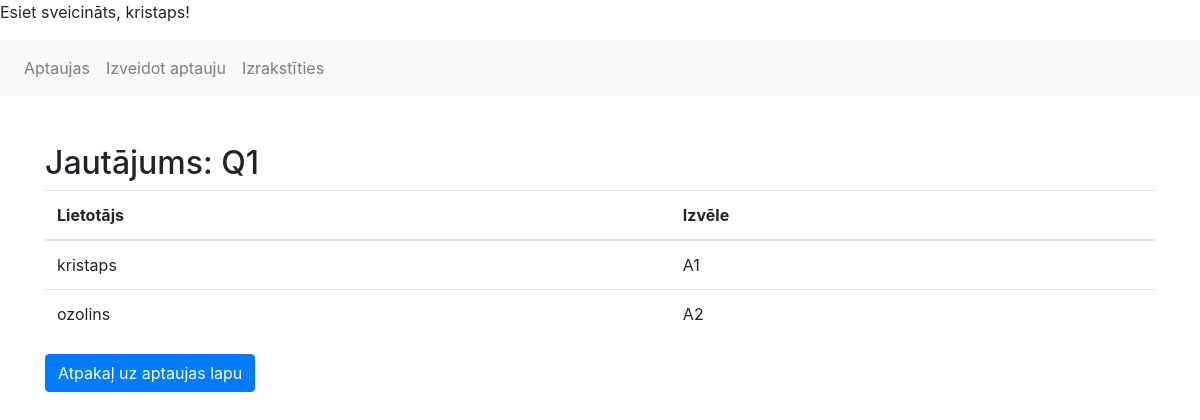
/question/26/responses/ (signed in), run on the app's committed database.
### voteapp/models.py (models this page shows)
class Question(models.Model):
    question_text = models.CharField(max_length=200)
    created_at = models.DateTimeField(auto_now_add=True)

class Response(models.Model):
    user = models.ForeignKey(User, on_delete=models.CASCADE)
    question = models.ForeignKey(Question, on_delete=models.CASCADE)
    choice = models.ForeignKey(Choice, on_delete=models.CASCADE)

class Choice(models.Model):
    question = models.ForeignKey(Question, related_name='choices', on_delete=models.CASCADE)
    choice_text = models.CharField(max_length=200)
    order = models.IntegerField(default=0)

### voteapp/views.py (the view)
# urls.py: path('question/<int:question_id>/responses/', view_question_responses, name='view_question_responses'),
@login_required
def view_question_responses(request, question_id):
    question = get_object_or_404(Question, pk=question_id)
    responses = Response.objects.filter(question=question).select_related('user', 'choice')
    return render(request, 'question_responses.html', {'question': question, 'responses': responses})

### voteapp/templates/question_responses.html (shortened to what this page needs)
<!DOCTYPE html>
<html>
<head>
    <link rel="stylesheet" href="https://stackpath.bootstrapcdn.com/bootstrap/4.5.2/css/bootstrap.min.css">
</head>
<body>
    {% if user.is_authenticated %}
    <p>Esiet sveicināts, {{ user.username }}!</p>
{% else %}
    <p>Esiet sveicināts, ciemiņ!</p>
{% endif %}
<nav class="navbar navbar-expand-lg navbar-light bg-light">
    <div class="collapse navbar-collapse" id="navbarNav">
      <ul class="navbar-nav">
        <li class="nav-item">
          <a class="nav-link" href="{% url 'mainpage' %}">Aptaujas</a>
        </li>
        {% if user.is_authenticated %}
        <li class="nav-item">
          <a class="nav-link" href="{% url 'create_poll' %}">Izveidot aptauju</a>
        </li>
        <li class="nav-item">
          <a class="nav-link" href="{% url 'index' %}">Izrakstīties</a>
        </li>
        {% else %}
        <li class="nav-item">
          <a href="{% url 'logout' %}">Izrakstīties</a>
        </li>
        {% endif %}
      </ul>
    </div>
  </nav>
    <div class="container mt-5">
        <h2>Jautājums: {{ question.question_text }}</h2>
        <table class="table">
            <thead>
                <tr>
                    <th>Lietotājs</th>
                    <th>Izvēle</th>
                </tr>
            </thead>
            <tbody>
                {% for response in responses %}
                <tr>
                    <td>{{ response.user.username }}</td>
                    <td>{{ response.choice.choice_text }}</td>
                </tr>
                {% endfor %}
            </tbody>
        </table>
        <a href="{% url 'mainpage' %}" class="btn btn-primary">Atpakaļ uz aptaujas lapu</a>
    </div>
</body>
</html>

### data on the page
Question: question_text "Q1"
Response: user.username "kristaps", choice.choice_text "A1"
Response: user.username "ozolins", choice.choice_text "A2"

### other printed values
{{ user.username }} "kristaps"
